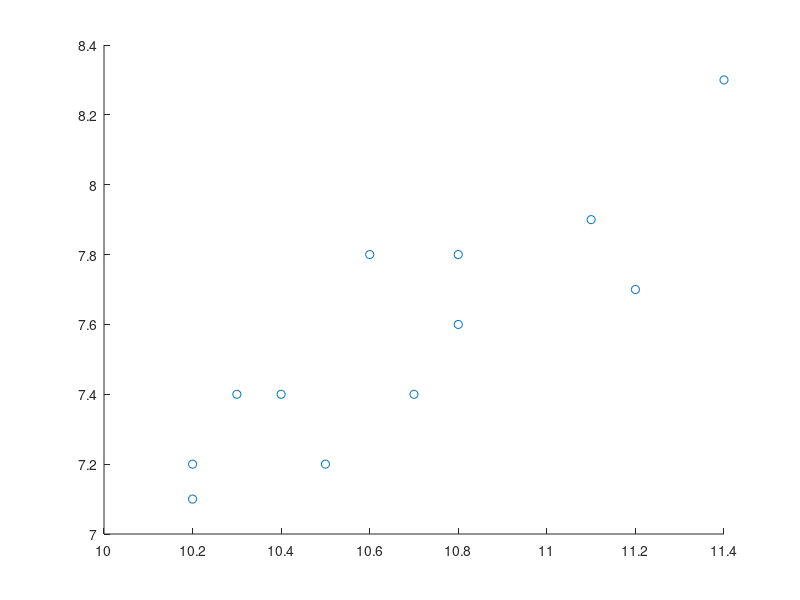

MATLAB code for this plot: (Note: this script raises an error after producing the figure.)
wing = [10.4 10.8 11.1 10.2 10.3 10.2 10.7 10.5 10.8 11.2 10.6 11.4];
tail = [7.4 7.6 7.9 7.2 7.4 7.1 7.4 7.2 7.8 7.7 7.8 8.3];

%% Exercise 1
scatter(wing, tail);

%% Exercise 2
meanWing = mean(wing);
meanTail = mean(tail);
manualR = sum((wing - meanWing) .* (tail - meanTail)) / ...
    sqrt(sum((wing - meanWing) .^ 2) * sum((tail - meanTail) .^ 2));

buildInR = corrcoef(wing, tail);

%% Exercise 3
standardError = sqrt((1 - r^2) / (length(wing) - 2));

z = 0.5 * log((1 + r) / (1 - r));
sd = sqrt(1 / (length(wing) - 3));
zSpaceConfInt = [z - (sd * norminv(1 - 0.025)) z + (sd * norminv(1 - 0.025))];
rConfidenceInterval = (exp(2*zSpaceConfInt) - 1) ./ (exp(2*zSpaceConfInt) + 1);

%% Exercise 4
tStat = r / standardError;
% reject the null hypothesis

%% Exercise 5
zr = 0.5 * log((1 + 0.75) / (1 - 0.75));
gamma = (zr - z) * sqrt(1 / (length(wing) - 3));
% do not reject thenull hypothesis

%% Exercise 6
theoreticalR = 0.5;
sampleSize = 1:1000;
tStat = theoreticalR ./ sqrt((1 - theoreticalR^2) ./ (sampleSize - 2));
necessarySampleSize = sampleSize(find(tStat >= norminv(1 - 0.025), 1));